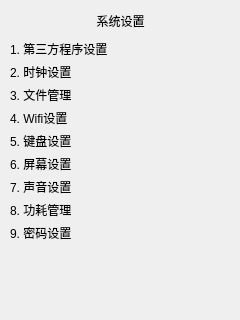
<?xml version="1.0" encoding="UTF-8"?>
<ui version="4.0">
 <class>DialogSystemSetting</class>
 <widget class="QDialog" name="DialogSystemSetting">
  <property name="geometry">
   <rect>
    <x>0</x>
    <y>0</y>
    <width>240</width>
    <height>320</height>
   </rect>
  </property>
  <property name="windowTitle">
   <string>Dialog</string>
  </property>
  <widget class="QWidget" name="gridLayoutWidget">
   <property name="geometry">
    <rect>
     <x>10</x>
     <y>40</y>
     <width>221</width>
     <height>201</height>
    </rect>
   </property>
   <layout class="QGridLayout" name="gridLayout">
    <item row="6" column="0">
     <widget class="QLabel" name="label_7">
      <property name="text">
       <string>7. 声音设置</string>
      </property>
     </widget>
    </item>
    <item row="4" column="0">
     <widget class="QLabel" name="label_5">
      <property name="text">
       <string>5. 键盘设置</string>
      </property>
     </widget>
    </item>
    <item row="1" column="0">
     <widget class="QLabel" name="label_2">
      <property name="text">
       <string>2. 时钟设置</string>
      </property>
     </widget>
    </item>
    <item row="0" column="0">
     <widget class="QLabel" name="label">
      <property name="text">
       <string>1. 第三方程序设置</string>
      </property>
     </widget>
    </item>
    <item row="7" column="0">
     <widget class="QLabel" name="label_8">
      <property name="text">
       <string>8. 功耗管理</string>
      </property>
     </widget>
    </item>
    <item row="2" column="0">
     <widget class="QLabel" name="label_3">
      <property name="sizePolicy">
       <sizepolicy hsizetype="Preferred" vsizetype="Preferred">
        <horstretch>0</horstretch>
        <verstretch>0</verstretch>
       </sizepolicy>
      </property>
      <property name="text">
       <string>3. 文件管理</string>
      </property>
     </widget>
    </item>
    <item row="3" column="0">
     <widget class="QLabel" name="label_4">
      <property name="text">
       <string>4. Wifi设置</string>
      </property>
     </widget>
    </item>
    <item row="5" column="0">
     <widget class="QLabel" name="label_6">
      <property name="text">
       <string>6. 屏幕设置</string>
      </property>
     </widget>
    </item>
    <item row="8" column="0">
     <widget class="QLabel" name="label_9">
      <property name="text">
       <string>9. 密码设置</string>
      </property>
     </widget>
    </item>
   </layout>
  </widget>
  <widget class="QWidget" name="horizontalLayoutWidget">
   <property name="geometry">
    <rect>
     <x>10</x>
     <y>10</y>
     <width>221</width>
     <height>21</height>
    </rect>
   </property>
   <layout class="QHBoxLayout" name="horizontalLayout">
    <item>
     <widget class="QLabel" name="label_10">
      <property name="text">
       <string>系统设置</string>
      </property>
      <property name="alignment">
       <set>Qt::AlignCenter</set>
      </property>
     </widget>
    </item>
   </layout>
  </widget>
 </widget>
 <resources/>
 <connections/>
</ui>
